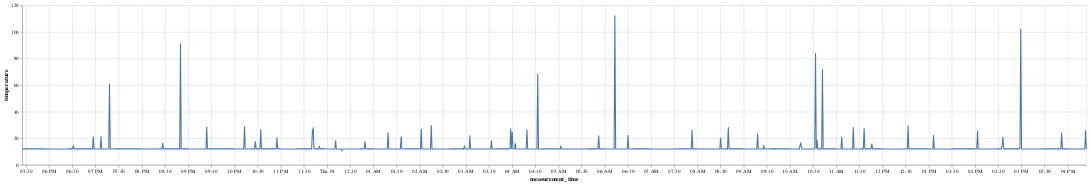

The notebook cell saved with this chart:
### Code cell
alt.Chart(single_plant_measurement).mark_line().encode(
    x='measurement_time:T',
    y='temperature:Q'
).properties(
    width=2000
)

### Figure 1 — Vega-Lite specification as saved in the notebook (floating-point values rounded to 4 significant figures; data arrays with more than 128 entries replaced by an {"elided": "..."} marker saying what was removed)
{"config": {"view": {"continuousWidth": 300, "continuousHeight": 300}}, "data": {"name": "data-89919c5511d9c21fb4445e88c8ae1dfb"}, "mark": {"type": "line"}, "encoding": {"x": {"field": "measurement_time", "type": "temporal"}, "y": {"field": "temperature", "type": "quantitative"}}, "width": 2000, "$schema": "https://vega.github.io/schema/vega-lite/v5.20.1.json", "datasets": {"data-89919c5511d9c21fb4445e88c8ae1dfb": {"elided": "1330 records"}}}
